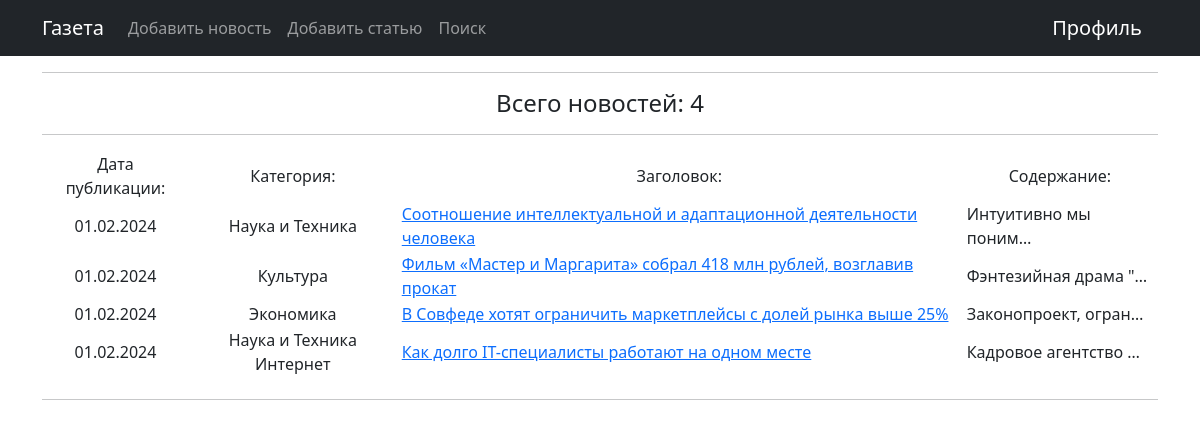
The page /news/ on the database as committed earlier.
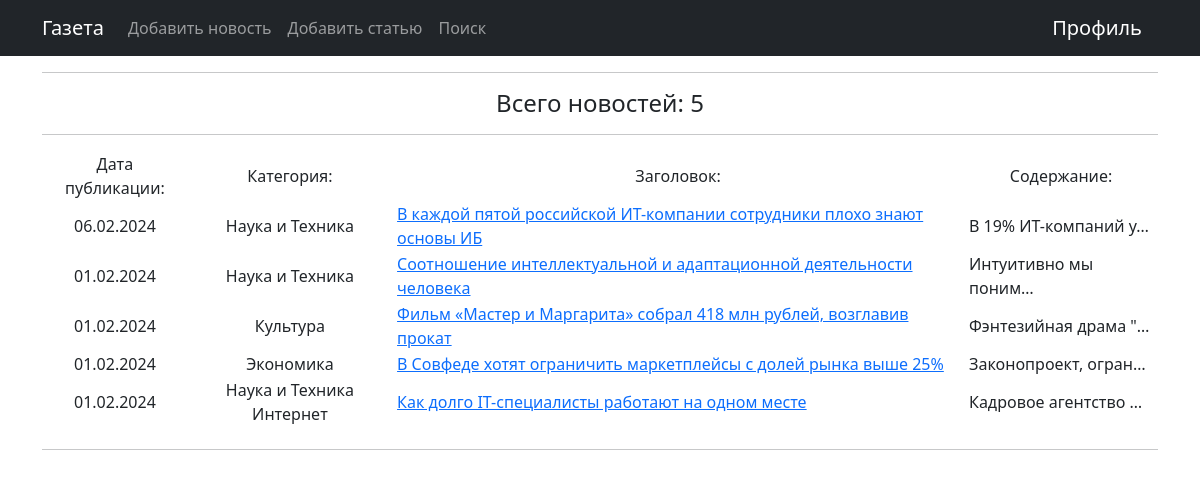
The same page on the database as committed later.
### news/models.py (models this page shows, shortened)
class Post(models.Model):
    articles = 'AR'
    news = 'NW'
    author = models.ForeignKey('Author', on_delete=models.CASCADE)
    type = models.CharField(max_length=2, choices=POST_TYPE, default=news)
    date_published = models.DateTimeField(auto_now_add=True)
    category = models.ManyToManyField('Category', through='PostCategory')
    title = models.CharField(max_length=64)
    text = models.TextField()
    rating = models.IntegerField(default=0)

class Category(models.Model):
    name = models.CharField(max_length=32, unique=True)

### news/views.py (the view)
# urls.py: path('', PostView.as_view(), name='posts'),
class PostView(ListView):
    model = Post
    ordering = '-date_published'
    template_name = 'posts.html'
    context_object_name = 'posts'
    paginate_by = 10

### templates/posts.html (shortened to what this page needs)
{% extends 'flatpages/default.html' %}
{% block content %}
    {% if posts %}
        <div style="text-align: center">
            <table style="display: inline-block">
                <hr>
                <h4>Всего новостей: {{ posts|length }}</h4>
                <hr>
                <tr>
                    <td style="padding-inline: 5px">Дата публикации:</td>
                    <td style="padding-inline: 5px">Категория:</td>
                    <td style="padding-inline: 5px">Заголовок:</td>
                    <td style="padding-inline: 5px">Содержание:</td>
                </tr>
                {% for post in posts %}
                    <tr>
                        <td style="padding-inline: 5px">{{ post.date_published|date:'d.m.Y' }}</td>
                        <td style="padding-inline: 5px">
                            {% for cat in post.category.all %}
                                {{ cat.name }}
                            {% endfor %}
                        </td>
                        <td style="text-align: left; padding-inline: 5px"><a href="{{ post.pk }}">{{ post.title }}</a></td>
                        <td style="text-align: left; padding-inline: 5px">{{ post.text|truncatechars:20 }}</td>
                    </tr>
                {% endfor %}
            </table>
            <hr>
        </div>
    {% else %}
        <h1>Пока нет публикаций :(</h1>
    {% endif %}
{% endblock content %}

### templates/flatpages/default.html (shortened to what this page needs)
<!DOCTYPE html>
<html lang="ru">
<head>
    {% load static %}
    <link href="{% static 'css/styles.css' %}" rel="stylesheet"/>
</head>
<div>
    <nav class="navbar navbar-expand-lg navbar-dark bg-dark static-top">
        <div class="container">
            <a class="navbar-brand" href="/news/">Газета</a>
            <div class="collapse navbar-collapse" id="navbarResponsive">
                <ul class="navbar-nav ml-auto">
                    <li class="nav-item">
                        <a class="nav-link" href="/news/create/">Добавить новость</a>
                    </li>
                    <li class="nav-item">
                        <a class="nav-link" href="/articles/create/">Добавить статью</a>
                    </li>
                    <li class="nav-item">
                        <a class="nav-link" href="/news/search/">Поиск</a>
                    </li>
                </ul>
            </div>
            <a class="navbar-brand" href="/news/profile/">Профиль</a>
        </div>
    </nav>
    <div class="container">
        <div class="row">
            <div class="col-lg-12 text-center">
                {% block content %}
                {% endblock content %}
            </div>
        </div>
    </div>
</div>
</html>

Rows that differ between the two databases and show on the page:
added Post: date_published "06.02.2024", title "В каждой пятой российской ИТ-компании сотрудники плохо знают основы ИБ", text "В 19% ИТ-компаний у…", Category (name "Наука и Техника")
Other text that changed with them:
{{ posts|length }}: "4" → "5"
